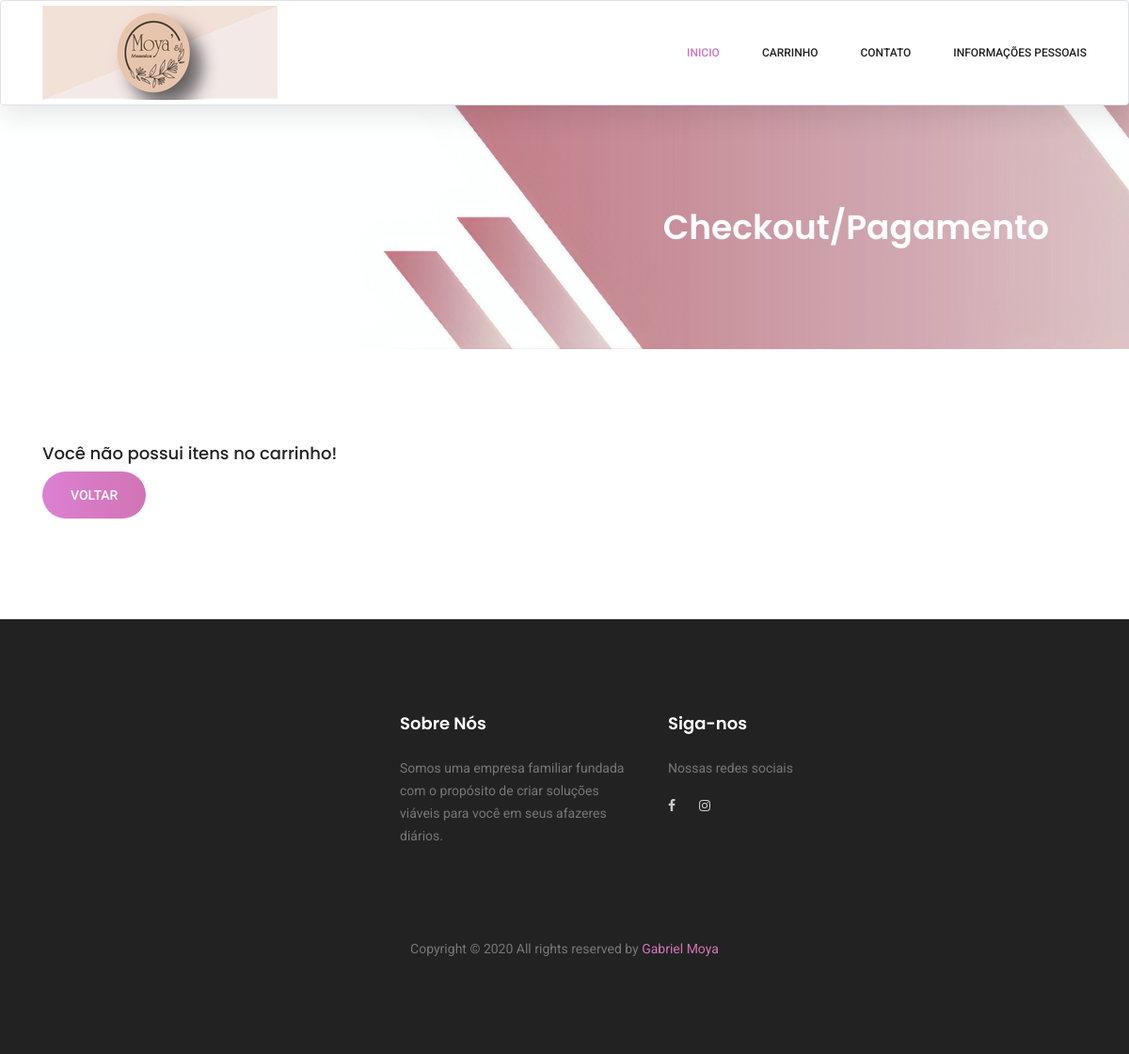
Page /pagamento/ (signed in) on the earlier database version.
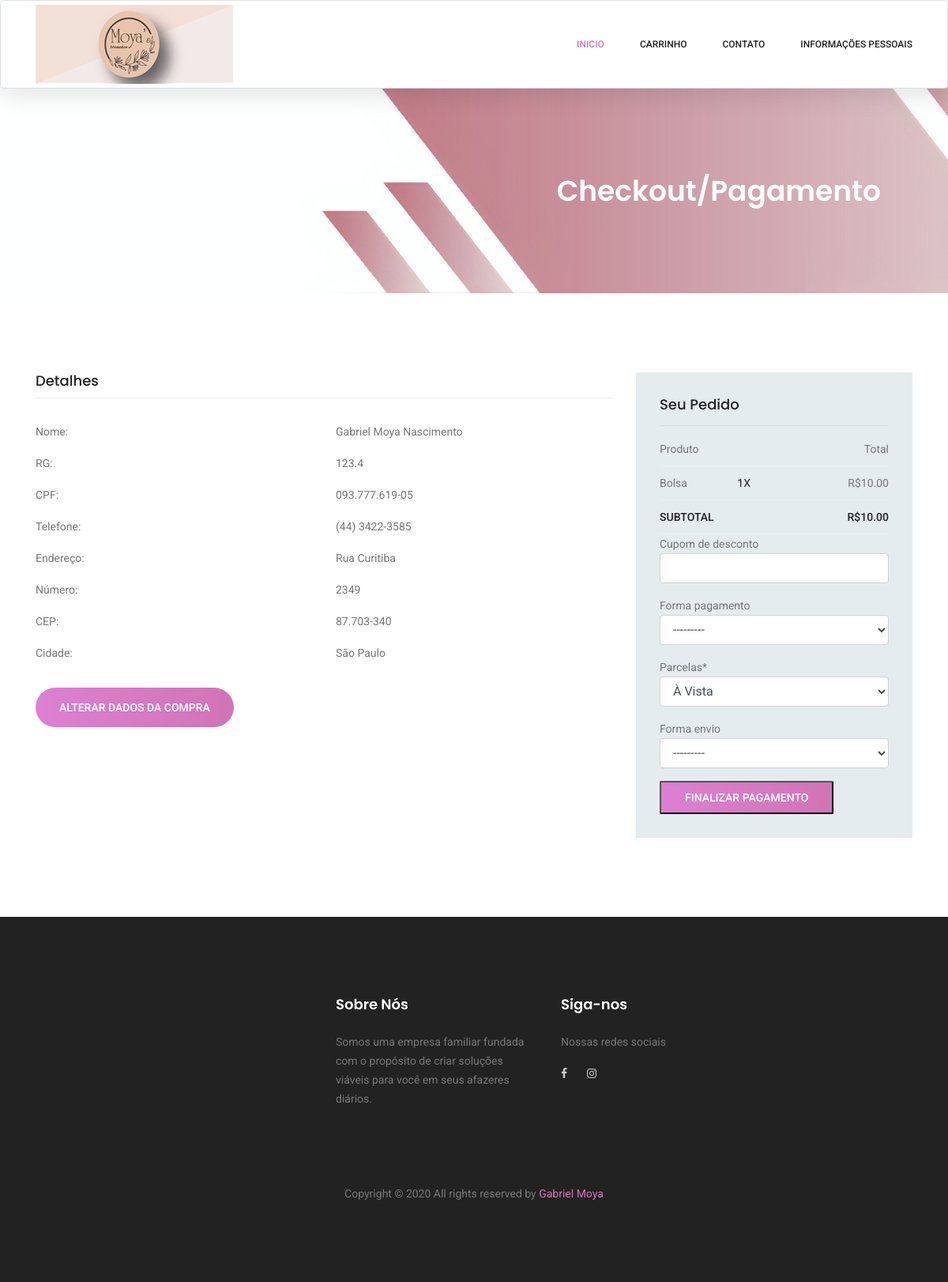
Same page on the later database version.
### cadastros/models.py (models this page shows, shortened)
class Pessoa(models.Model):
    nome = models.CharField(max_length=50, verbose_name="Qual seu nome?", help_text="Digite seu nome completo", null=True)
    nascimento = models.DateField(verbose_name='data de nascimento', null=True)
    endereco = models.CharField(max_length=100, null=True)
    numero = models.CharField(max_length=10, verbose_name="Número", null=True)
    cep = models.CharField(max_length=25, null=True)
    rg = models.CharField(max_length=25, null=True)
    cpf = models.CharField(max_length=25, null=True, validators=[validate_CPF])
    telefone = models.CharField(max_length=25, null=True)
    cidade = models.ForeignKey(Cidade, on_delete=models.PROTECT, null=True)
    usuario = models.OneToOneField(User, on_delete=models.PROTECT)

class Cidade(models.Model):
    nome = models.CharField(max_length=50)
    estado = models.ForeignKey(Estado, on_delete=models.PROTECT)

class Produto(models.Model):
    codigo = models.CharField(max_length=100)
    nome = models.CharField(max_length=100)
    descricao = models.CharField(max_length=100)
    estoque = models.IntegerField()
    valorVenda = models.DecimalField(max_digits=50, decimal_places=2)
    imagem = models.ImageField(upload_to="imagens/%Y/%m/%d/", max_length=255, null=True, blank=True)
    categoria = models.ForeignKey(Categoria, on_delete=models.PROTECT)

### clientes/models.py (models this page shows, shortened)
class Carrinho(models.Model):
    quantidade = models.IntegerField()
    valor_unid = models.DecimalField(max_digits=50, decimal_places=2)
    produto = models.ForeignKey(Produto, on_delete=models.PROTECT)
    usuario = models.ForeignKey(User, on_delete=models.PROTECT)

### clientes/views.py (the view, shortened to what this page needs)
# urls.py: path('pagamento/', VendaCreate.as_view(), name="clientes-pagamento"),
class VendaCreate(LoginRequiredMixin, CreateView):
    model = Venda
    fields = ['desconto', 'forma_pagamento', 'parcelas', 'forma_envio']
    template_name = 'clientes/pagamento.html'
    success_url = reverse_lazy('clientes-confirmacao')
    login_url = reverse_lazy('login')
    def get_context_data(self, *args, **kwargs):
        context = super().get_context_data(*args, **kwargs)
        context["pessoa"] = Pessoa.objects.get(usuario=self.request.user)
        context["produtosCarrinho"] = Carrinho.objects.filter(usuario=self.request.user)
        total = 0
        for c in context["produtosCarrinho"]:
            total += c.produto.valorVenda * c.quantidade
        context["valor"] = total
        return context

### cadastros/models.py (called while the page is built)
    def __str__(self):
        return self.nome

    def __str__(self):
        if self.valor > 0:
            return self.nome + ' - R$' + str(self.valor)
        else:
            return self.nome + ' - Grátis'

### clientes/templates/clientes/pagamento.html (shortened to what the changed rows need)
{% extends 'clientes/formulario.html' %}
{% load static %}
{% load crispy_forms_tags %}
{%block conteudo%}
<section class="banner-area organic-breadcrumb">
    <div class="container">
        <div class="breadcrumb-banner d-flex flex-wrap align-items-center justify-content-end">
            <div class="col-first">
                <h1>Checkout/Pagamento</h1>
            </div>
        </div>
    </div>
</section>
<section class="checkout_area section_gap">
    <div class="container">
        <div class="billing_details">
            <div class="row">
                {% if produtosCarrinho %}
                {% if pessoa %}
                {% with p=pessoa %}
                <div class="col-lg-8">
                    <h3>Detalhes</h3>
                    <div class="row">
                        <div class="col-md-6">
                            <label>Nome:</label>
                        </div>
                        <div class="col-md-6">
                            <p>{{p.nome|default_if_none:"Você não concluiu seu cadastro!"}}</p>
                        </div>
                    </div>
                    <div class="row">
                        <div class="col-md-6">
                            <label>RG:</label>
                        </div>
                        <div class="col-md-6">
                            <p>{{p.rg}}</p>
                        </div>
                    </div>
                    <div class="row">
                        <div class="col-md-6">
                            <label>CPF:</label>
                        </div>
                        <div class="col-md-6">
                            <p>{{p.cpf}}</p>
                        </div>
                    </div>
                    <div class="row">
                        <div class="col-md-6">
                            <label>Telefone:</label>
                        </div>
                        <div class="col-md-6">
                            <p>{{p.telefone}}</p>
                        </div>
                    </div>
                    <div class="row">
                        <div class="col-md-6">
                            <label>Endereço:</label>
                        </div>
                        <div class="col-md-6">
                            <p>{{p.endereco}}</p>
                        </div>
                    </div>
                    <div class="row">
                        <div class="col-md-6">
                            <label>Número:</label>
                        </div>
                        <div class="col-md-6">
                            <p>{{p.numero}}</p>
                        </div>
                    </div>
                    <div class="row">
                        <div class="col-md-6">
                            <label>CEP:</label>
                        </div>
                        <div class="col-md-6">
                            <p>{{p.cep}}</p>
                        </div>
                    </div>
                    <div class="row">
                        <div class="col-md-6">
                            <label>Cidade:</label>
                        </div>
                        <div class="col-md-6">
                            <p>{{p.cidade.nome}}</p>
                        </div>
                    </div>
                    <div class="my-3">
                        <a class="primary-btn" href="{% url 'clientes-alterar-perfil' %}">Alterar dados da Compra</a>
                    </div>
                    {% endwith %}
                    {% endif %}
                </div>
                <div class="col-lg-4">
                    <div class="order_box">
                        <form method="post">
                            <h2>Seu Pedido</h2>
                            <ul class="list">
                                <li><a href="#">Produto <span>Total</span></a></li>
                                {% for v in produtosCarrinho %}
                                <li><a href="#">{{v.produto.nome}}<span class="middle">{{v.quantidade}}X</span>
                                        <span class="last">R${{v.valor_unid}}</span></a></li>
                                {% endfor %}
                            </ul>
                            <ul class="list list_2">
                                <li><a href="#">Subtotal <span>R${{valor}}</span></a></li>
                            </ul>
                            <div class="payment_item active">
                                {{ form|crispy }}
                                <button type="submit" class="primary-btn">Finalizar Pagamento</button>
                            </div>
                        </form>
                    </div>
                </div>
                {%else%}
                <div class="col-md">
                    <h4>Você não possui itens no carrinho!</h4>
                    <a class="primary-btn" href="{% url 'clientes-index' %}">Voltar</a>
                </div>
                {% endif %}
            </div>
        </div>
</section>
{%endblock%}

Differences in the rows shown:
now on this page (row unchanged): Pessoa: nome "Gabriel Moya Nascimento", rg "123.4", cpf "093.777.619-05", telefone "(44) 3422-3585", endereco "Rua Curitiba", numero "2349", cep "87.703-340", cidade.nome "São Paulo"
added Carrinho: produto.nome "Bolsa", quantidade "1", valor_unid "10.00"
Other differences:
{{ valor }}: (not shown) → "10.00"
form field forma_pagamento: (not shown) → "---------"
form field parcelas: (not shown) → "À Vista"
form field forma_envio: (not shown) → "---------"
text no longer shown: "Você não possui itens no carrinho! VOLTAR"
text now shown: "Detalhes Nome: RG: CPF: Telefone: Endereço: Número: CEP: Cidade: ALTERAR DADOS DA COMPRA Seu Pedido Produto Total SUBTOTAL R$ Cupom de desconto Forma pagamento Parcelas * Forma envio FINALIZAR PAGAMENTO"
